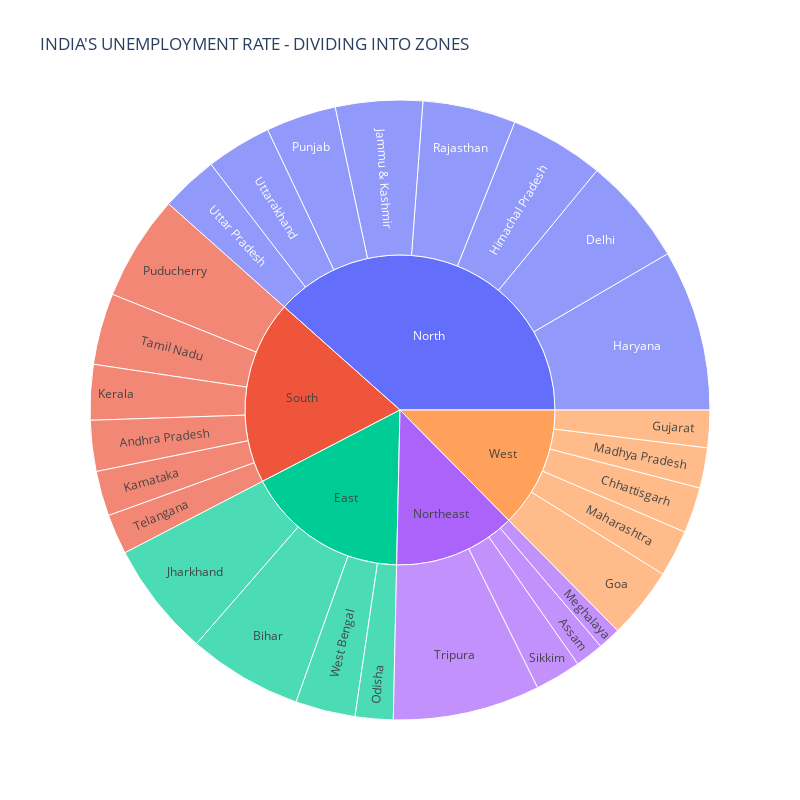

Here is the notebook cell this chart was saved with:
### Code cell
#HISTOGRAM REPRESENTATION OF DATASET
#changing name of columns for easy representation
data_set.columns= ["States","Date","Frequency",
               "Estimated Unemployment Rate","Estimated Employed",
               "Estimated Labour Participation Rate","Region",
               "longitude","latitude"]

unemploment = data_set[["Estimated Unemployment Rate", "States", "Region"]]
figure = px.sunburst(unemploment, path=["Region", "States"], values="Estimated Unemployment Rate",title="INDIA'S UNEMPLOYMENT RATE - DIVIDING INTO ZONES",height=800, width=800)
print("\nPIE CHART")
figure.show()

plt.title("UNEMPLOYMENT IN INDIA")
sns.histplot(x="Estimated Unemployment Rate", hue="Region", data=data_set)
print("\nHISTOGRAM")
plt.show()

### Figure 1 — Plotly figure (JSON) as saved in the notebook; plotly's stock layout.template omitted (floating-point values rounded to 4 significant figures)
{"data": [{"branchvalues": "total", "domain": {"x": [0, 1], "y": [0, 1]}, "hovertemplate": "labels=%{label}<br>Estimated Unemployment Rate=%{value}<br>parent=%{parent}<br>id=%{id}<extra></extra>", "ids": ["South/Andhra Pradesh", "Northeast/Assam", "East/Bihar", "West/Chhattisgarh", "North/Delhi", "West/Goa", "West/Gujarat", "North/Haryana", "North/Himachal Pradesh", "North/Jammu & Kashmir", "East/Jharkhand", "South/Karnataka", "South/Kerala", "West/Madhya Pradesh", "West/Maharashtra", "Northeast/Meghalaya", "East/Odisha", "South/Puducherry", "North/Punjab", "North/Rajasthan", "Northeast/Sikkim", "South/Tamil Nadu", "South/Telangana", "Northeast/Tripura", "North/Uttar Pradesh", "North/Uttarakhand", "East/West Bengal", "East", "North", "Northeast", "South", "West"], "labels": ["Andhra Pradesh", "Assam", "Bihar", "Chhattisgarh", "Delhi", "Goa", "Gujarat", "Haryana", "Himachal Pradesh", "Jammu & Kashmir", "Jharkhand", "Karnataka", "Kerala", "Madhya Pradesh", "Maharashtra", "Meghalaya", "Odisha", "Puducherry", "Punjab", "Rajasthan", "Sikkim", "Tamil Nadu", "Telangana", "Tripura", "Uttar Pradesh", "Uttarakhand", "West Bengal", "East", "North", "Northeast", "South", "West"], "name": "", "parents": ["South", "Northeast", "East", "West", "North", "West", "West", "North", "North", "North", "East", "South", "South", "West", "West", "Northeast", "East", "South", "North", "North", "Northeast", "South", "South", "Northeast", "North", "North", "East", "", "", "", "", ""], "type": "sunburst", "values": [86.64, 48.56, 194.7, 78.19, 184.1, 121.7, 63.76, 274.8, 160.7, 148.3, 195.4, 76.68, 94.34, 68.54, 79.79, 38.66, 64.62, 179.4, 119.8, 158.7, 78.34, 121.9, 68.33, 250.6, 97.37, 111.6, 101.9, 556.6, 1255.0, 416.1, 627.3, 411.9]}], "layout": {"height": 800, "legend": {"tracegroupgap": 0}, "title": {"text": "INDIA'S UNEMPLOYMENT RATE - DIVIDING INTO ZONES"}, "width": 800}}
